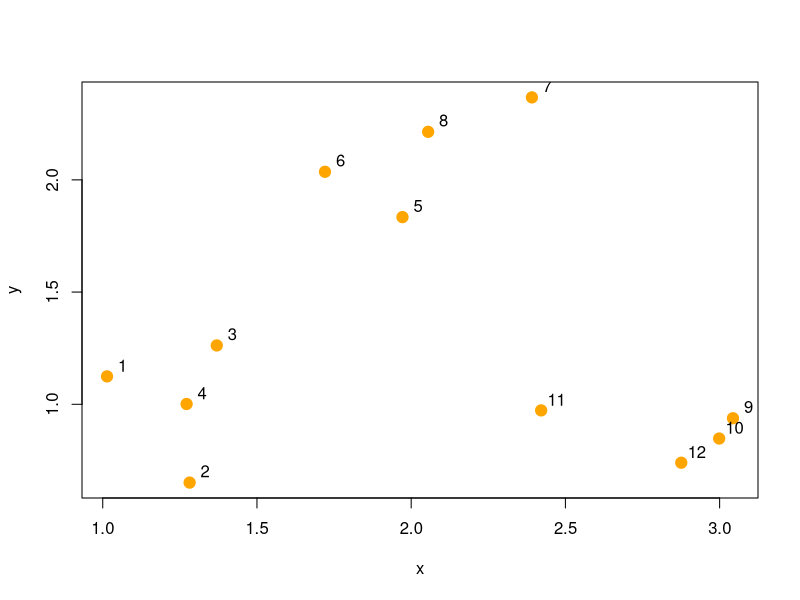
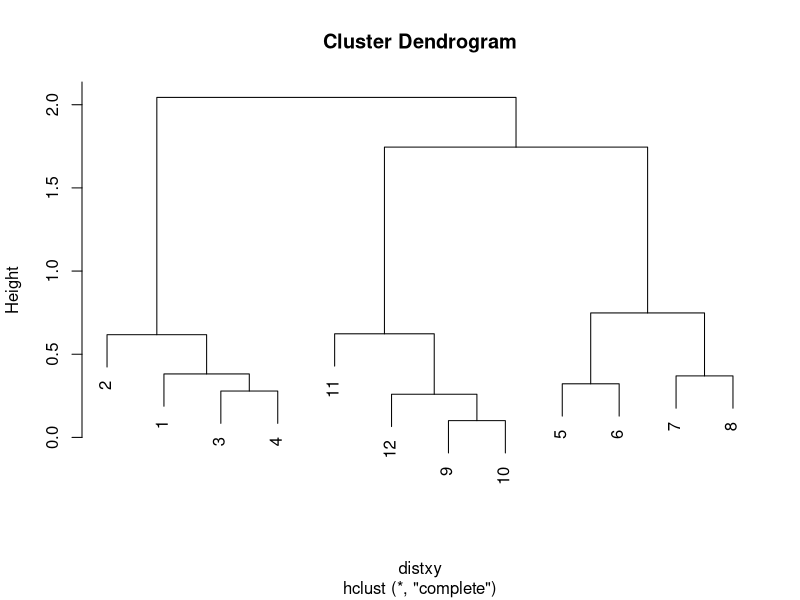
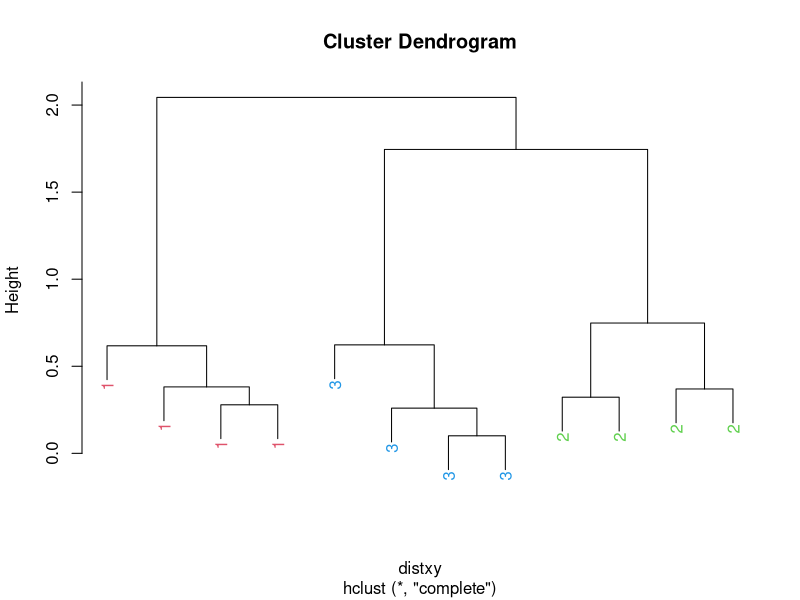
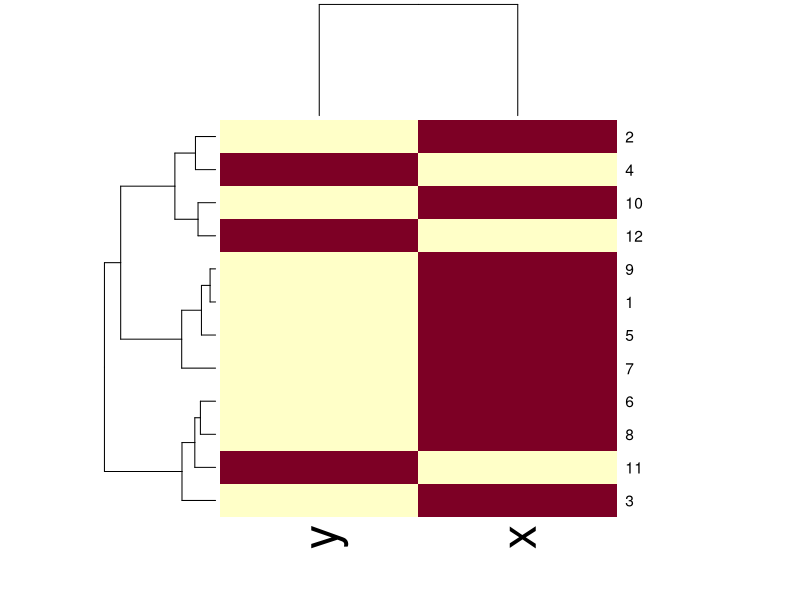

Here is the R script that generated these plots, in order:
## ---- chunk 1
knitr::opts_chunk$set(echo = TRUE)
## ---- chunk 2
set.seed(96)
x = rnorm(12, mean = rep(1:3, each = 4), sd = 0.2)
y = rnorm(12, mean = rep(c(1,2,1),each = 4), sd = 0.2)
plot(x, y, col = "orange", pch = 19,cex = 1.5)
text(x+0.05, y+0.05, labels = as.character(1:12))
## ---- chunk 3
data = data.frame(x,y)
distxy = dist(data)
distxy
## ---- chunk 4
hClustering = hclust(distxy)
plot(hClustering)
## ---- chunk 5
myplclust <- function(
  hclust, lab=hclust$labels, lab.col=rep(
    1,length(hclust$labels)
    ), hang=0.1,...
  ){
  ## modifiction of plclust for plotting hclust objects *in colour*!
  ## Copyright Eva KF Chan 2009
  ## Arguments:
  ##    hclust:    hclust object
  ##    lab:        a character vector of labels of the leaves of the tree
  ##    lab.col:    colour for the labels; NA=default device foreground colour
  ##    hang:     as in hclust & plclust
  ## Side effect:
  ##    A display of hierarchical cluster with coloured leaf labels.
  y <- rep(hclust$height,2); x <- as.numeric(hclust$merge)
  y <- y[which(x<0)]; x <- x[which(x<0)]; x <- abs(x)
  y <- y[order(x)]; x <- x[order(x)]
  plot( hclust, labels=FALSE, hang=hang, ... )
  text( x=x, y=y[hclust$order]-(max(hclust$height)*hang),
        labels=lab[hclust$order], col=lab.col[hclust$order], 
        srt=90, adj=c(1,0.5), xpd=NA, ... )
}
## ---- chunk 6
myplclust(hClustering, lab = rep(1:3, each = 4), lab.col = rep(2:4, each = 4))
## ---- chunk 7
dataAsMatrix = as.matrix(data)[sample(1:12),]
heatmap(dataAsMatrix)
